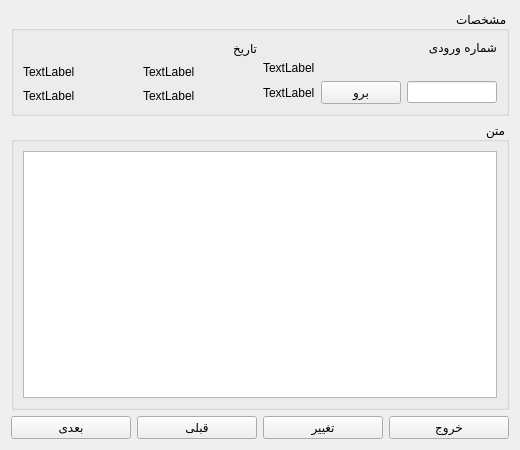
<?xml version="1.0" encoding="UTF-8"?>
<ui version="4.0">
 <class>ReadForm</class>
 <widget class="QWidget" name="ReadForm">
  <property name="geometry">
   <rect>
    <x>0</x>
    <y>0</y>
    <width>520</width>
    <height>450</height>
   </rect>
  </property>
  <property name="windowTitle">
   <string>Form</string>
  </property>
  <property name="layoutDirection">
   <enum>Qt::RightToLeft</enum>
  </property>
  <layout class="QVBoxLayout" name="verticalLayout" stretch="1,4,0">
   <item>
    <widget class="QGroupBox" name="groupBox">
     <property name="layoutDirection">
      <enum>Qt::RightToLeft</enum>
     </property>
     <property name="title">
      <string>مشخصات</string>
     </property>
     <layout class="QHBoxLayout" name="horizontalLayout" stretch="1,1">
      <item>
       <layout class="QVBoxLayout" name="verticalLayout_2">
        <item>
         <widget class="QLabel" name="label_2">
          <property name="layoutDirection">
           <enum>Qt::LeftToRight</enum>
          </property>
          <property name="text">
           <string>شماره ورودی</string>
          </property>
         </widget>
        </item>
        <item>
         <widget class="QLabel" name="number">
          <property name="text">
           <string>TextLabel</string>
          </property>
         </widget>
        </item>
        <item>
         <layout class="QHBoxLayout" name="horizontalLayout_3">
          <item>
           <widget class="QLineEdit" name="goNumber"/>
          </item>
          <item>
           <widget class="QPushButton" name="goButton">
            <property name="text">
             <string>برو</string>
            </property>
           </widget>
          </item>
          <item>
           <widget class="QLabel" name="indexNumber">
            <property name="text">
             <string>TextLabel</string>
            </property>
           </widget>
          </item>
         </layout>
        </item>
       </layout>
      </item>
      <item>
       <layout class="QVBoxLayout" name="verticalLayout_3">
        <item>
         <widget class="QLabel" name="label">
          <property name="text">
           <string>تاریخ</string>
          </property>
         </widget>
        </item>
        <item>
         <layout class="QHBoxLayout" name="horizontalLayout_5">
          <item>
           <widget class="QLabel" name="dayOfWeek">
            <property name="text">
             <string>TextLabel</string>
            </property>
           </widget>
          </item>
          <item>
           <widget class="QLabel" name="date">
            <property name="text">
             <string>TextLabel</string>
            </property>
           </widget>
          </item>
         </layout>
        </item>
        <item>
         <layout class="QHBoxLayout" name="horizontalLayout_6">
          <item>
           <widget class="QLabel" name="nowDayOfWeek">
            <property name="text">
             <string>TextLabel</string>
            </property>
           </widget>
          </item>
          <item>
           <widget class="QLabel" name="nowDate">
            <property name="text">
             <string>TextLabel</string>
            </property>
           </widget>
          </item>
         </layout>
        </item>
       </layout>
      </item>
     </layout>
    </widget>
   </item>
   <item>
    <widget class="QGroupBox" name="groupBox_2">
     <property name="title">
      <string>متن</string>
     </property>
     <layout class="QHBoxLayout" name="horizontalLayout_2">
      <item>
       <widget class="QTextBrowser" name="textBrowser"/>
      </item>
     </layout>
    </widget>
   </item>
   <item>
    <layout class="QHBoxLayout" name="horizontalLayout_4">
     <item>
      <widget class="QPushButton" name="exitBut">
       <property name="text">
        <string>خروج</string>
       </property>
      </widget>
     </item>
     <item>
      <widget class="QPushButton" name="editBut">
       <property name="text">
        <string>تغییر</string>
       </property>
      </widget>
     </item>
     <item>
      <widget class="QPushButton" name="prevBut">
       <property name="text">
        <string>قبلی</string>
       </property>
      </widget>
     </item>
     <item>
      <widget class="QPushButton" name="nextBut">
       <property name="text">
        <string>بعدی</string>
       </property>
      </widget>
     </item>
    </layout>
   </item>
  </layout>
 </widget>
 <resources/>
 <connections/>
</ui>
